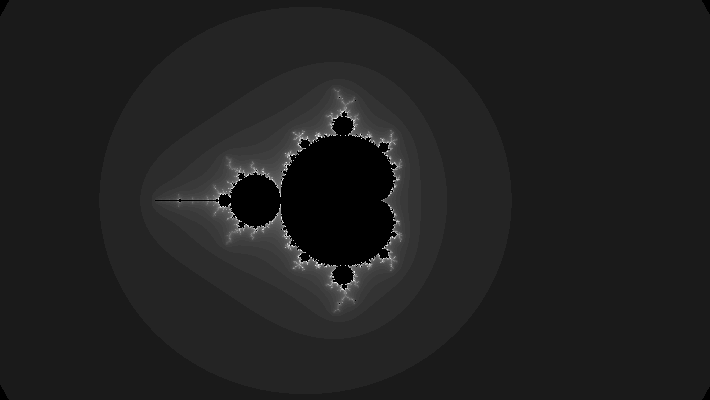
Frame 1 (no input)
Frame 60 (no input): identical to frame 1, image omitted
Frame 120 (the mouse pressed at the canvas centre since frame 60): identical to frame 1, image omitted

The p5.js sketch that drew this single still picture (run headless with seeded random() and noise() and a simulated clock; from frame 60 on, the mouse is pressed at the canvas centre):

// p5.js sketch
// ── sketch.js
let cenX = 0;
let cenY = 0;
let scale = 1;

function setup() {
    createCanvas(710, 400);
    pixelDensity(1);
    frameRate(30);

    drawMandelbrot();
}

function drawMandelbrot() {
    loadPixels();
    
    for (let j = 0; j < height; j++) {
        for (let i = 0; i < width; i++) {
            let x0 = (i - width/2) * (4/width) * (width/(height*scale)) + cenX;
            let y0 = (j - height/2) * (4/height) * (1/scale) + cenY;
            x = x0;
            y = y0;
            iteration = 0;
            max_iteration = 100;
            while (x*x + y*y <= 16 && iteration < max_iteration) {
                xtemp = x*x - y*y + x0;
                y = 2*x*y + y0;
                x = xtemp;
                iteration++;
            }

            const pix = (i+j*width)*4;
            const norm = map(iteration, 0, max_iteration, 0, 1);
            let bright = map(sqrt(norm), 0, 1, 0, 255);
            if (iteration == max_iteration) {
                bright = 0;
            }
            // Gosh, we could make fancy colors here if we wanted
            pixels[pix + 0] = bright;
            pixels[pix + 1] = bright;
            pixels[pix + 2] = bright;
            pixels[pix + 3] = 255;
        }
    }

    updatePixels();
}

function draw() {
    redraw = false;
    if (keyIsDown(LEFT_ARROW)) {
        cenX -= 0.5 * 1 / scale;
        redraw = true;
    }
    if (keyIsDown(RIGHT_ARROW)) {
        cenX += 0.5 * 1 / scale;
        redraw = true;
    }
    if (keyIsDown(UP_ARROW)) {
        cenY -= 0.5 * 1 / scale;
        redraw = true;
    }
    if (keyIsDown(DOWN_ARROW)) {
        cenY += 0.5 * 1 / scale;
        redraw = true;
    }
    if (keyIsDown(219)) {
        scale -= scale * 0.5;
        redraw = true;
    }
    if (keyIsDown(221)) {
        scale += scale * 0.5;
        redraw = true;
    }

    if (redraw) {
        drawMandelbrot();
    }
}
